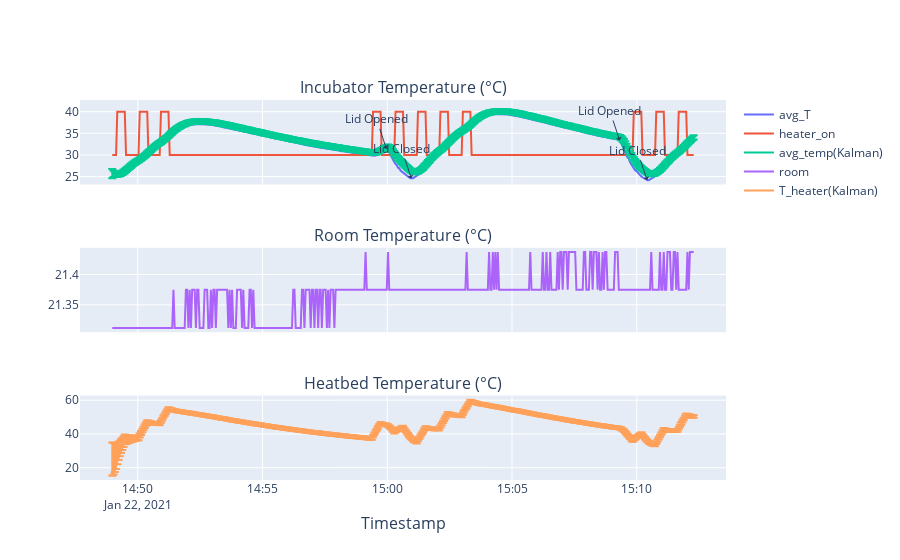

Notebook code cell kept with this figure:
### Code cell
fig = plotly_incubator_data(data,
                            compare_to={
                                "Kalman": {
                                    "timestamp_ns": data["timestamp_ns"],
                                    "T": kalman_prediction[:, 1]
                                },
                            },
                            heater_T_data={
                                "Kalman": {
                                    "timestamp_ns": data["timestamp_ns"],
                                    "T_heater": kalman_prediction[:, 0]
                                },
                            },
                            events=events,
                            overlay_heater=True,
                            show_hr_time=True)

# Save plotly interactive plot
import plotly.io as pio
pio.write_html(fig, file="incubator_KF.html")

fig

### Figure 1 — Plotly figure (JSON) as saved in the notebook; plotly's stock layout.template omitted (floating-point values rounded to 4 significant figures; data arrays with more than 128 entries replaced by an {"elided": "..."} marker saying what was removed)
{"data": [{"name": "avg_T", "type": "scatter", "x": {"elided": "467 str values"}, "xaxis": "x", "y": {"elided": "467 float values"}, "yaxis": "y"}, {"name": "heater_on", "type": "scatter", "x": {"elided": "467 str values"}, "xaxis": "x", "y": {"elided": "467 int values"}, "yaxis": "y"}, {"error_y": {"array": {"elided": "467 float values"}, "type": "data"}, "name": "avg_temp(Kalman)", "type": "scatter", "x": {"elided": "467 str values"}, "xaxis": "x", "y": {"elided": "467 float values"}, "yaxis": "y"}, {"name": "room", "type": "scatter", "x": {"elided": "467 str values"}, "xaxis": "x2", "y": {"elided": "467 float values"}, "yaxis": "y2"}, {"error_y": {"array": {"elided": "467 float values"}, "type": "data"}, "name": "T_heater(Kalman)", "type": "scatter", "x": {"elided": "467 str values"}, "xaxis": "x3", "y": {"elided": "467 float values"}, "yaxis": "y3"}], "layout": {"annotations": [{"font": {"size": 16}, "showarrow": false, "text": "Incubator Temperature (°C)", "x": 0.5, "xanchor": "center", "xref": "paper", "y": 1, "yanchor": "bottom", "yref": "paper"}, {"font": {"size": 16}, "showarrow": false, "text": "Room Temperature (°C)", "x": 0.5, "xanchor": "center", "xref": "paper", "y": 0.6111, "yanchor": "bottom", "yref": "paper"}, {"font": {"size": 16}, "showarrow": false, "text": "Heatbed Temperature (°C)", "x": 0.5, "xanchor": "center", "xref": "paper", "y": 0.2222, "yanchor": "bottom", "yref": "paper"}, {"font": {"size": 16}, "showarrow": false, "text": "Timestamp", "x": 0.5, "xanchor": "center", "xref": "paper", "y": 0, "yanchor": "top", "yref": "paper", "yshift": -30}, {"arrowhead": 1, "showarrow": true, "text": "Lid Opened", "x": "2021-01-22T14:59:58", "y": 31.41}, {"arrowhead": 1, "showarrow": true, "text": "Lid Closed", "x": "2021-01-22T15:00:58", "y": 24.53}, {"arrowhead": 1, "showarrow": true, "text": "Lid Opened", "x": "2021-01-22T15:09:19", "y": 33.34}, {"arrowhead": 1, "showarrow": true, "text": "Lid Closed", "x": "2021-01-22T15:10:25", "y": 24.16}], "xaxis": {"anchor": "y", "domain": [0, 1], "matches": "x3", "showticklabels": false}, "xaxis2": {"anchor": "y2", "domain": [0, 1], "matches": "x3", "showticklabels": false}, "xaxis3": {"anchor": "y3", "domain": [0, 1]}, "yaxis": {"anchor": "x", "domain": [0.7778, 1]}, "yaxis2": {"anchor": "x2", "domain": [0.3889, 0.6111]}, "yaxis3": {"anchor": "x3", "domain": [0, 0.2222]}}}
